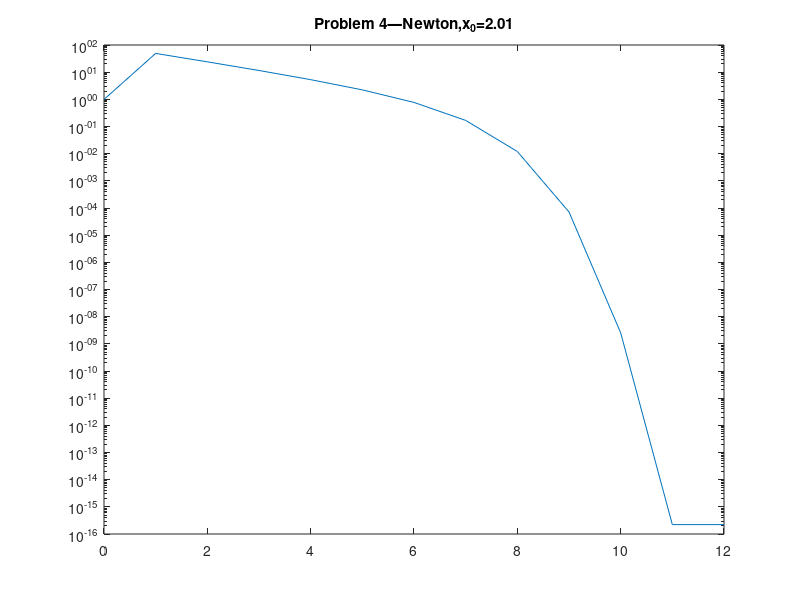

Reproduce this figure in MATLAB. (Note: this script raises an error after producing the figure.)
clear;

f=@(x)x.^2-4*x+3; 
fderiv=@(x)2*x-4;
tol=10e-10; 
maxiterations=200;
x0=2.01; 
pastiterates=x0;
for k=1:maxiterations
    currentiterate=pastiterates(end); 
    newiterate=currentiterate-f(currentiterate)/fderiv(currentiterate); 
    pastiterates(end+1)=newiterate;
    if abs(newiterate-currentiterate)<tol,break; 
    end
end
fprintf('root ~ %.10g in %d iters\n',pastiterates(end),numel(pastiterates)-1);
for n=1:numel(pastiterates),fprintf('%d\t%.7f\n',n-1,pastiterates(n)); 
end

figure
errors=abs(pastiterates-pastiterates(end));
semilogy(0:numel(pastiterates)-1,max(errors, eps))
title('Problem 4—Newton,x_0=2.01')
subtitle('log 10(|x_n-x^*|) vs iteration')
xlabel('iteration'); 
ylabel('log 10(|x_n-x^*|)')
grid on
